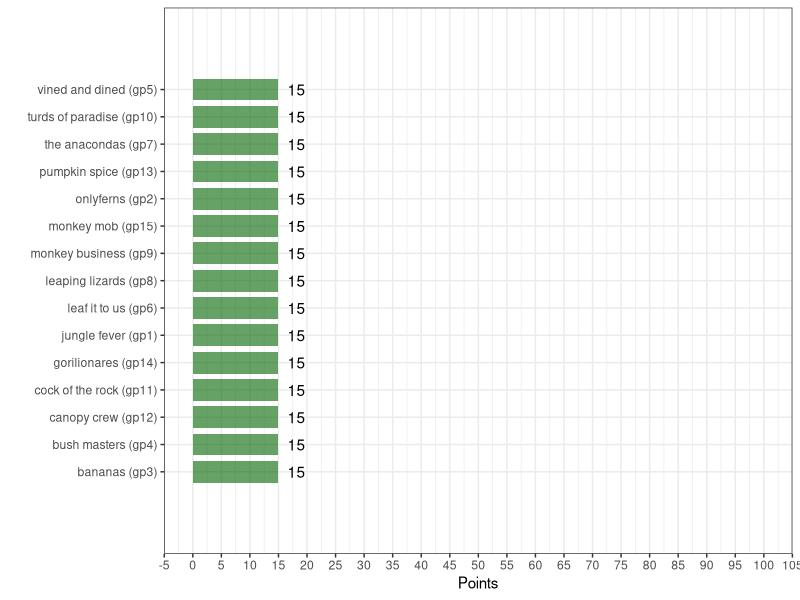

Source code (R):
## ---- chunk 1

# library(readr)
library(tidyverse)
library(here)
library(forcats)
# library(fontawesome)
# library(kableExtra)
# to get the URL that goes below click the "raw" button on the github page for the csv file



## ---- chunk 2
#| content: valuebox
#| title: "Leaderboard"
#| fig-width: 8
#| fig-height: 4
# 
# trivia_data<-read_csv("./class_sessions/06_where_is_a_rain_forest/leaderboard_shinyapp/data/total_points.csv") %>%
# mutate(teamID=paste(team_name," (gp",group_no,")",sep= "")) %>% 
#     # arrange(desc(total_points)) %>% 
#   # slice_head(n=15) %>% 
#   mutate(teamID = fct_reorder(teamID, total_points))



trivia_data<-read_csv("data/total_points.csv") %>% 
  mutate(teamID=paste(team_name," (gp",group_no,")",sep= "")) %>% 
    # arrange(desc(total_points)) %>% 
  # slice_head(n=15) %>% 
  mutate(total_points=sum(c(q1:bonus))) %>% 
  mutate(teamID = fct_reorder(teamID, total_points)) 

# Reorder following the value of another column:
trivia_data %>%
  ggplot( aes(x=teamID, y=total_points)) +
    geom_bar(stat="identity", fill="darkgreen", alpha=.6, width=.8) +
  geom_text(aes(label= total_points), position=position_dodge(width=6), hjust=-0.5,vjust=0.5)+
  scale_y_continuous(n.breaks = 20, limits = c(0, 100))+
  coord_flip() +
    xlab("") +
    ylab("Points") +
    theme_bw()
    
